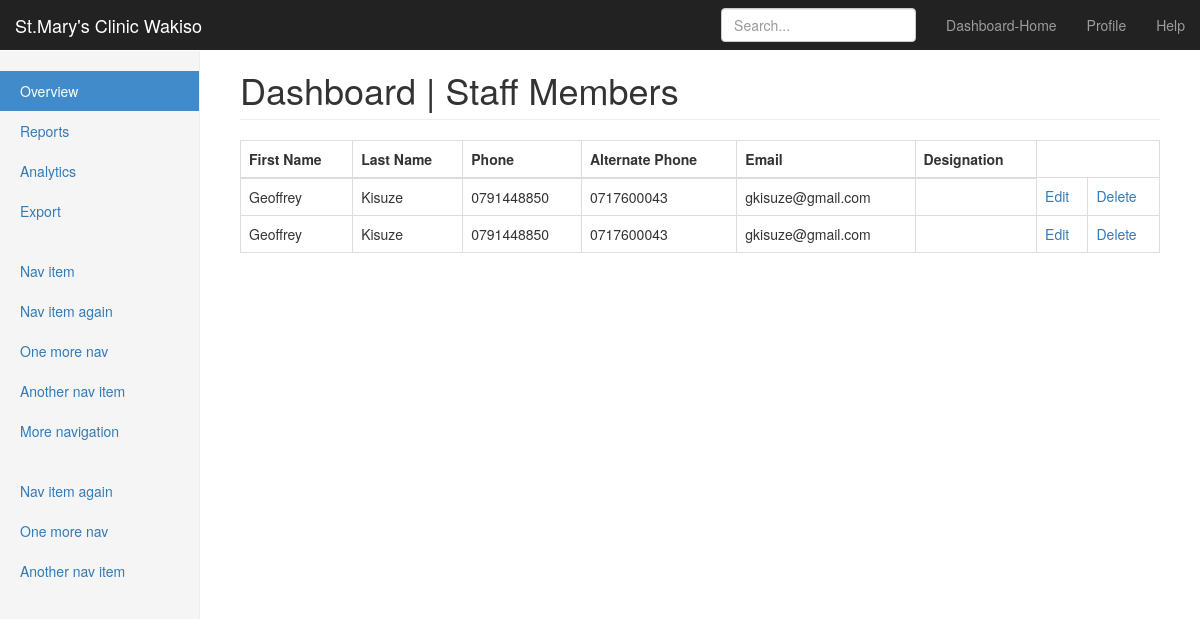
Page /clinic/staff/ on the committed database.
### clinic/models.py (models this page shows, shortened)
class Staff(models.Model):
    first_name = models.CharField(max_length=30,verbose_name='First Name')
    last_name = models.CharField(max_length=30,verbose_name='Last Name')
    phone = models.CharField(max_length=30,verbose_name='phone')
    alternate_phone = models.CharField(max_length=30,blank=True,verbose_name='Alternate Phone')
    email = models.EmailField(blank=True,verbose_name='email')
    designation = models.CharField(max_length=50,choices=STAFF_DESIGNATION,verbose_name='designation')
    class Meta:
        verbose_name_plural = 'Staff'
        ordering =['first_name']
    def _get_full_name(self):
        """ returns the person's full name """
        return u'%s  %s' % (self.first_name, self.last_name)
    full_name = property(_get_full_name)

### clinic/views.py (the view)
class StaffListView(ListView):
    model = Staff
    context_object_name = "staff"
    template_name = "clinic/staff_list.html"

### templates/clinic/staff_list.html
{%extends 'clinic/base.html'%}
        {%block title_heading%}
         Staff Members
        {%endblock%}
        {%block content%}
        {% if staff%}
        <table class="table table-bordered">
            <thead>
              <tr>
                  <th> First Name</th>
                  <th> Last Name</th>
                  <th> Phone</th>
                  <th> Alternate Phone</th>
                  <th> Email</th>
                  <th> Designation</th>
              </tr>
            </thead>
            <tbody>
            {%for member in staff%}
            <tr>
                <td>{{member.first_name}}</td>
                <td>{{member.last_name}}</td>
                <td>{{member.phone}}</td>
                <td>{{member.alternate_phone}}</td>
                <td>{{member.email}}</td>
                <td>{{member.deignation}}</td>
                <td><a href="/clinic/staff/edit/{{member.id}}">Edit</a></td>
                <td><a href="/clinic/staff/delete/{{member.id}}">Delete</a></td>
            </tr>
            {%endfor%}
            </tbody>
        </table>
        {%else%}
        <p> No patients added to database yet!</p>
        {%endif%}
        {%endblock%}

### static/css/dashboard.css (style rules this page uses)
body { padding-top: 50px; }

### rows in the picture
Staff: first_name "Geoffrey", last_name "Kisuze", phone "0791448850", alternate_phone "0717600043", email "gkisuze@gmail.com"
Staff: first_name "Geoffrey", last_name "Kisuze", phone "0791448850", alternate_phone "0717600043", email "gkisuze@gmail.com"
